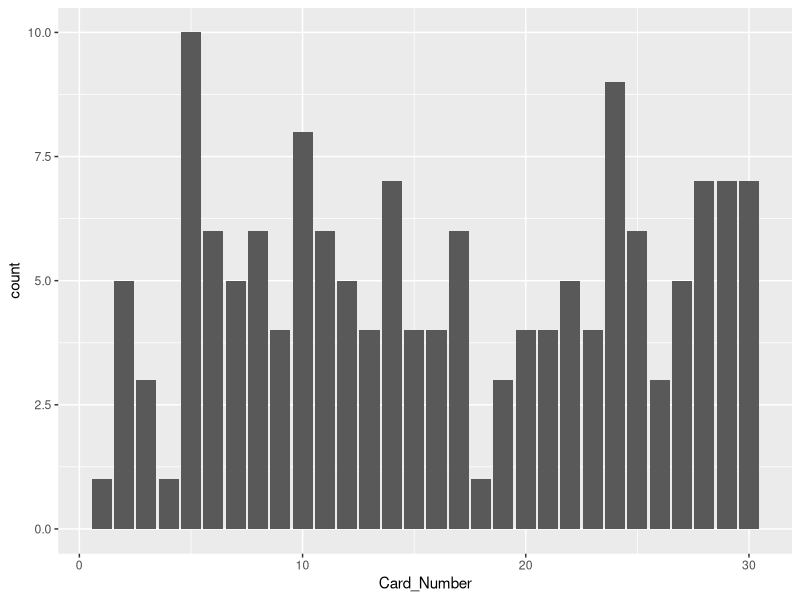
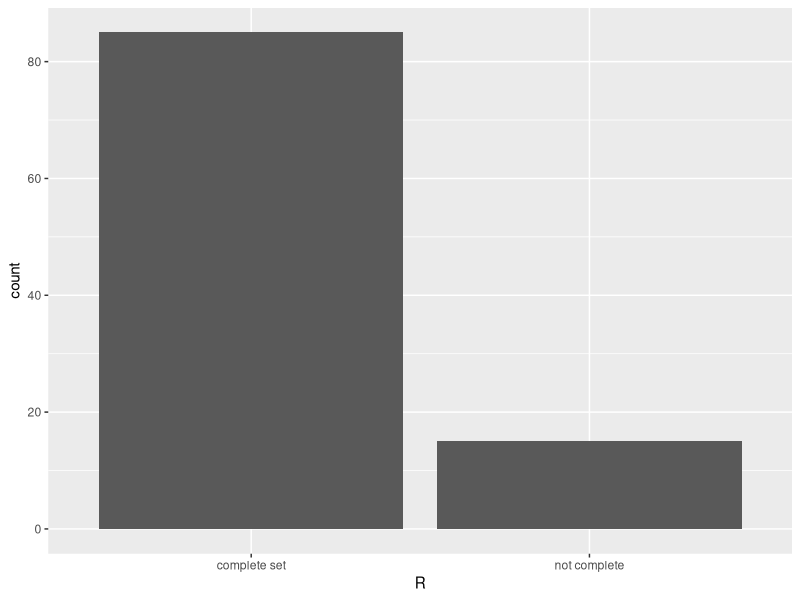

R code for these plots, in order:
## ---- chunk 1
N <- 30
M <- 150
## ---- chunk 2
purchased <- sample(N, size=M, replace=TRUE)
purchased
## ---- chunk 3
library(ggplot2)
ggplot(data.frame(Card_Number=purchased), 
       aes(Card_Number)) +
  geom_bar()
## ---- chunk 4
U <- unique(purchased)
ifelse(length(U) == N, "complete set", "not complete")
## ---- chunk 5
R <- replicate(100, expr = {
  purchased <- sample(N, size=M, replace=TRUE)
  U <- unique(purchased)
  ifelse(length(U) == N, "complete set", "not complete")
})
R
## ---- chunk 6
(freq <- table(R))
ggplot(data.frame(R), aes(R)) + geom_bar()
